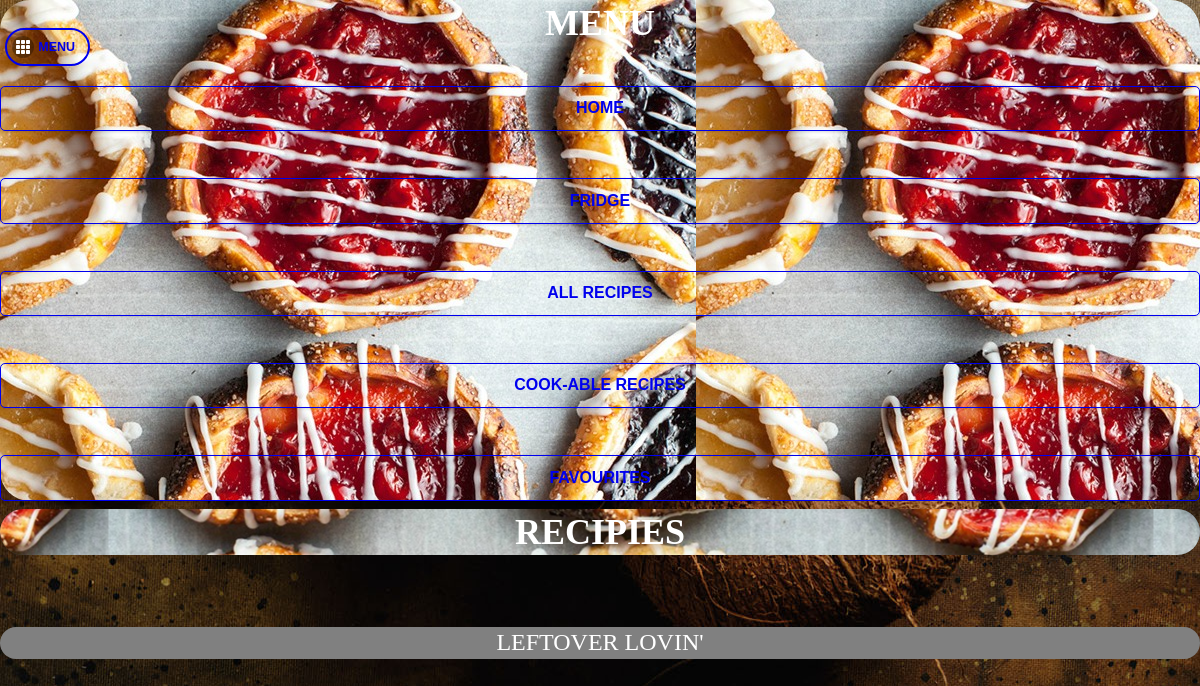
/Recipies.php, run on an earlier commit of the app's database.
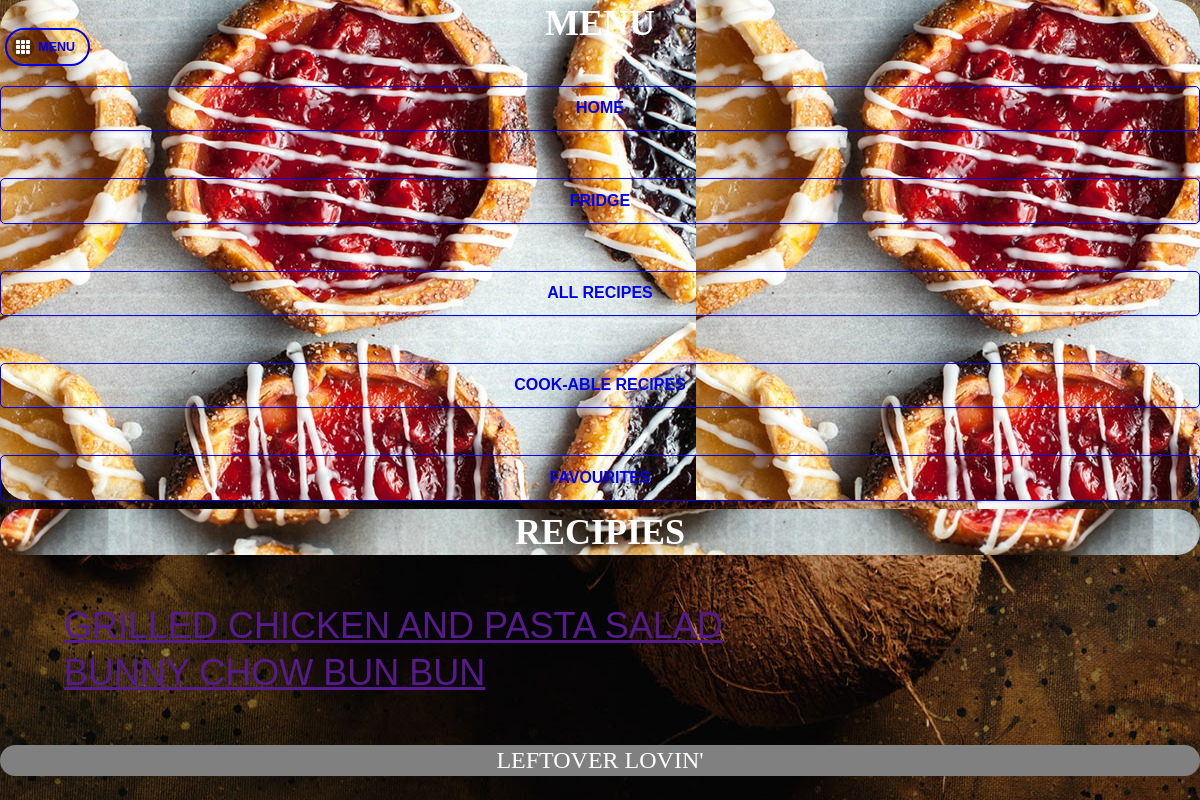
And on a later commit of the database.
### tables this page shows
CREATE TABLE IF NOT EXISTS `recipes` (
`ID` int(11) NOT NULL,
  `Name` varchar(500) NOT NULL,
  `Description` varchar(500) NOT NULL,
  `MealTime` varchar(500) NOT NULL,
  `Ingredients` varchar(500) NOT NULL,
  `Prep` varchar(500) NOT NULL,
  `score` int(11) NOT NULL,
  `votes` int(11) NOT NULL,
  `ImageLink` varchar(500) NOT NULL
);

### Recipies.php (the view, shortened to what this page needs)
<!DOCTYPE html>
<html>
	<head>
 <?php include('stuff.php'); ?>
	</head>
	<body id="bodyP">
		<?php include('panel.php'); ?>
		<div data-role="header" style="overflow:hidden;" id="headerP">
			<h1 id="homeH">Recipies</h1>
			<a href="#myPanel" title="Click to display options" class="ui-btn-left ui-btn ui-btn-inline ui-mini ui-corner-all ui-btn-icon-left ui-icon-grid" id="menuB">Menu</a>
		</div>
		<div data-role="main" class="ui-content" id="main">
			<ul id="main" id="listRecipies" data-role="listview" data-filter="true" data-filter-placholder="search recipies" data-inset="true">
			<?php
			$result = mysql_query("SELECT * FROM recipes");
			$count = mysql_num_rows($result);
			if($count > 0)
			{
				while($row = mysql_fetch_array($result)){
					$result2 = mysql_query("SELECT * FROM ingredients");
			$count2 = mysql_num_rows($result2);
			if($count2 > 0)
			{
				$c2 = 0;
				while($row2 = mysql_fetch_array($result2)){
					$array = explode(',',$row["Ingredients"]);
				$num = count($array)-1;
				$c = $num+1;
				while($num >= 0)
				{
					$sArray = explode('$',$array[$num]);
					$num = $num-1;
					if(strtolower($row2["Name"]) == strtolower($sArray[0]))
					{
						$c2 = $c2 + 1;
					}
				}
				}
				if($c == $c2)
					{
					echo "<li><a href='' title='Click to display the desired recipe'  class='main' id='".$row["ID"]."'>".$row["Name"]."</a></li>";
					}
			}
				}
			}
			?>
			</ul>
		</div>
		<div data-role="footer" id="footerP">
			<h1>Leftover Lovin'</h1>
		</div>
	</body>
</html>

### stuff.php (shortened to what this page needs)
   <link rel="stylesheet" href="./css/styles.css">
<link rel="stylesheet" href="./css/index.css">
   <link rel="stylesheet" href="http://code.jquery.com/mobile/1.4.5/jquery.mobile-1.4.5.min.css">
<link rel="stylesheet" href="./js/jquery/jquery.mobile-1.4.5.min.css">

### panel.php (shortened to what this page needs)
<div data-role="panel" id="myPanel">
	<h2>Menu</h2>
		<a href="index.php" rel="external" data-ajax="false" id="indexlink" class="ui-shadow ui-btn ui-corner-all">Home</a>
		<a href="Fridge.php" rel="external" data-ajax="false" id="Settingslink" class="ui-shadow ui-btn ui-corner-all">Fridge</a>
		<a href="AllRecipes.php" rel="external" data-ajax="false" id="AllRecipeslink" class="ui-shadow ui-btn ui-corner-all">All Recipes</a>
		<a href="Recipies.php" rel="external" data-ajax="false" id="Recipieslink" class="ui-shadow ui-btn ui-corner-all">Cook-able Recipes</a>
		<a href="Favorites.php" rel="external" data-ajax="false" id="Favoriteslink" class="ui-shadow ui-btn ui-corner-all">Favourites</a>
	</div>

### css/styles.css (style rules this page uses)
#bodyP, body { margin: 0; padding: 0; overflow: auto; overflow: scroll; background:#444444 url("images/922389-yummy-food-wallpaper.jpg") 70% 60% repeat-x; font-size:x-large; }
li { display: table; }
#myPanel { background-image:url("images/pies.jpg"); border-width: 3px; border-radius: 30px; color: black; }
#homeH { background:url("images/pies4.jpg") 70% 50% repeat-x; font-weight: bold; margin: auto; font-family: Dotum; text-align: center; font-size:150%; color: white; }
.main { font-size:150%; }
h1 { font-weight: bold; margin: auto; font-family: Dotum; text-align: center; font-size:150%; }
h2 { font-weight: bold; margin: auto; font-family: Dotum; text-align: center; color: white; font-size:150%; }
#headerP { background:#444444; border-width: 3px; border-radius: 30px; border-color: rgba(195,195,195,1); }
#footerP { background-color: grey; border-color: rgba(195,195,195,1); border-width: 3px; border-radius: 30px; font-size: 20pt; color: white; position: relative; width: 100%; bottom: 10%; }
#menuB { margin-right: 13px; top: 28px; border-width: 2px; border-radius: 30px; margin: auto; }

### css/index.css (style rules this page uses)
* { -webkit-tap-highlight-color: rgba(0,0,0,0); }
body { -webkit-touch-callout: none; -webkit-text-size-adjust: none; -webkit-user-select: none; background-color:#E4E4E4; background-image:linear-gradient(top, #A7A7A7 0%, #E4E4E4 51%); background-image:-webkit-linear-gradient(top, #A7A7A7 0%, #E4E4E4 51%); background-image:-ms-linear-gradient(top, #A7A7A7 0%, #E4E4E4 51%); background-image:-webkit-gradient( linear, left top, left bottom, color-stop(0, #A7A7A7), color-stop(0.51, #E4E4E4) ); background-attachment:fixed; font-family:'HelveticaNeue-Light', 'HelveticaNeue', Helvetica, Arial, sans-serif; font-size:12px; height:100%; margin:0px; padding:0px; text-transform:uppercase; width:100%; }
h1 { font-size:24px; font-weight:normal; margin:0px; overflow:visible; padding:0px; text-align:center; }

What changed in the data, as far as the page shows it:
now on this page (row unchanged): recipes: Name "GRILLED CHICKEN AND PASTA SALAD"
added recipes: Name "BUNNY CHOW BUN BUN"
